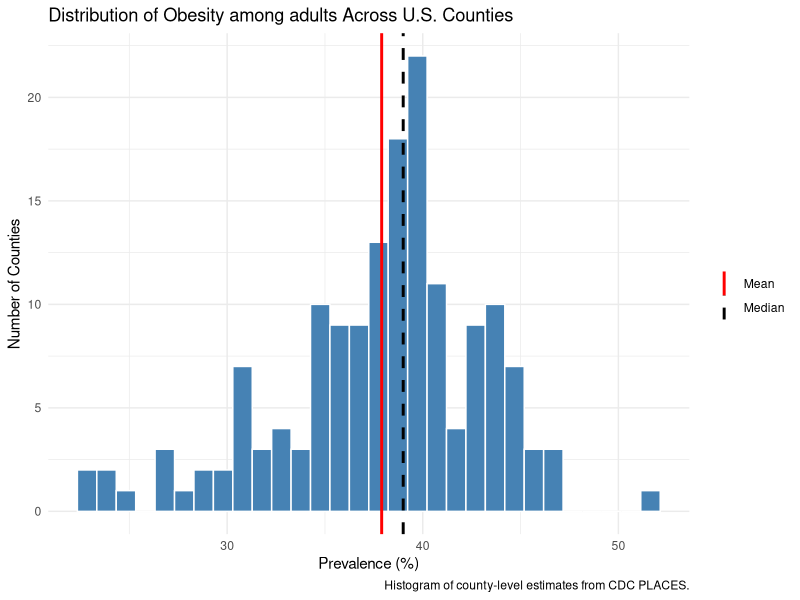
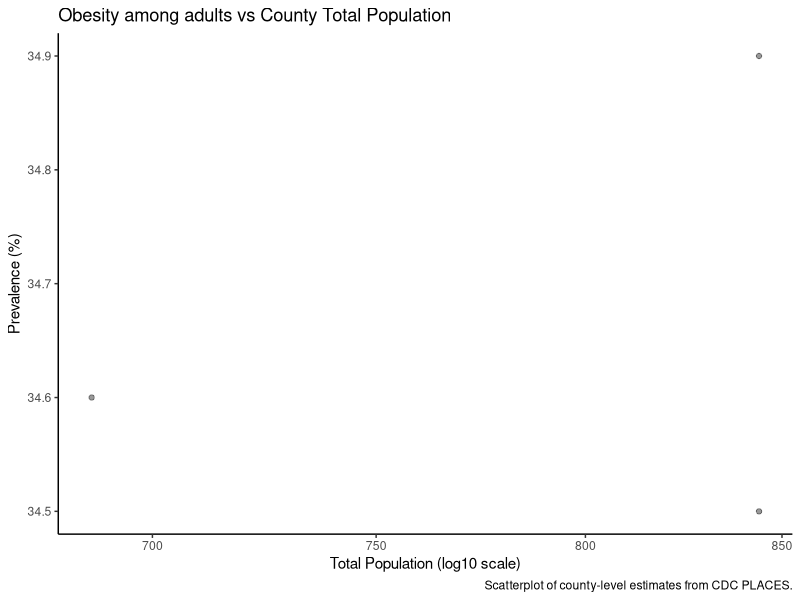
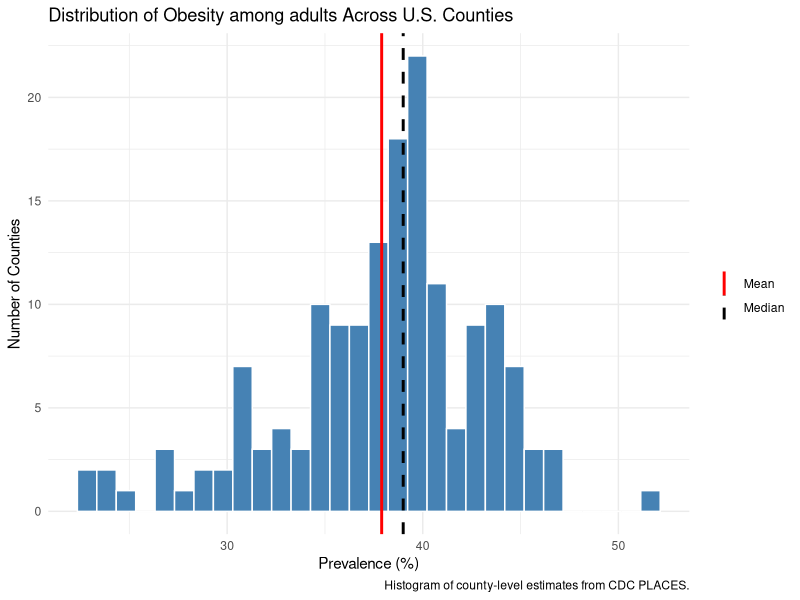
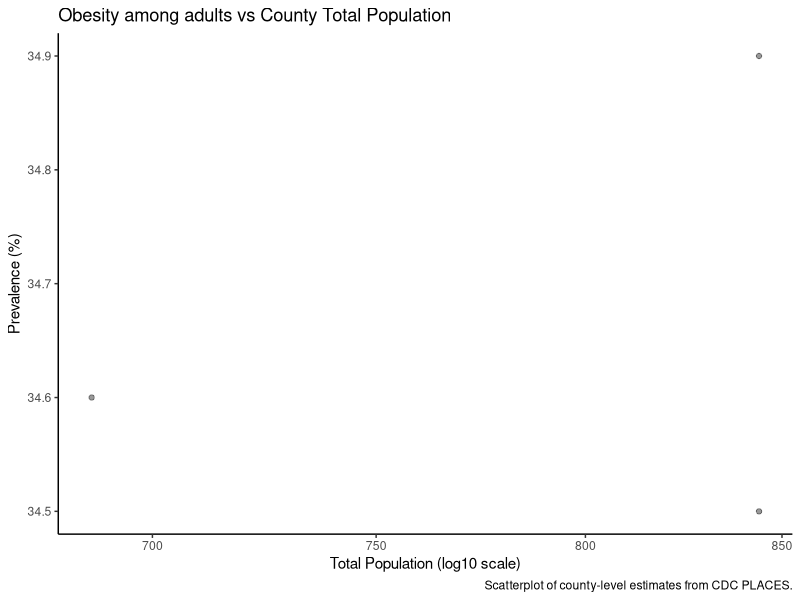

These charts were generated, in order, by the following R code:
# =====================
# CP02 - Data Exploration
# =====================

# Packages
library(ggplot2)

# =====================
# Load data (USE RELATIVE PATH)
# =====================
places_raw <- read.csv(
  "data/raw/PLACES_sample.csv",
  stringsAsFactors = FALSE
)

# Check structure
head(places_raw)

# =====================
# Data Cleaning
# =====================

to_num <- function(x) {
  x <- trimws(as.character(x))
  x[x %in% c("", "NA", "NaN", "NULL")] <- NA
  suppressWarnings(as.numeric(x))
}

places_raw$Data_Value <- to_num(places_raw$Data_Value)
places_raw$Low_Confidence_Limit <- to_num(places_raw$Low_Confidence_Limit)
places_raw$High_Confidence_Limit <- to_num(places_raw$High_Confidence_Limit)
places_raw$TotalPopulation <- to_num(places_raw$TotalPopulation)

# =====================
# Variable Overview Table
# =====================

variable_table <- data.frame(
  Variable = c("StateAbbr","LocationName","Measure","Data_Value","Data_Value_Unit",
               "Low_Confidence_Limit","High_Confidence_Limit","TotalPopulation"),
  Type = c("Categorical","Categorical","Categorical","Continuous","Categorical",
           "Continuous","Continuous","Continuous"),
  Class = c(class(places_raw$StateAbbr)[1], class(places_raw$LocationName)[1],
            class(places_raw$Measure)[1], class(places_raw$Data_Value)[1],
            class(places_raw$Data_Value_Unit)[1], class(places_raw$Low_Confidence_Limit)[1],
            class(places_raw$High_Confidence_Limit)[1], class(places_raw$TotalPopulation)[1]),
  row.names = NULL
)

print(variable_table)

# =====================
# Histogram - Obesity Distribution
# =====================

chosen_measure <- "Obesity among adults"

if (!chosen_measure %in% places_raw$Measure) {
  stop("chosen_measure not found. Check spelling.")
}

obesity_data <- places_raw[
  places_raw$Measure == chosen_measure & !is.na(places_raw$Data_Value),
]

unit_val <- unique(obesity_data$Data_Value_Unit[!is.na(obesity_data$Data_Value_Unit)])[1]
if (is.na(unit_val)) unit_val <- ""

mean_val <- mean(obesity_data$Data_Value)
median_val <- median(obesity_data$Data_Value)

ggplot(obesity_data, aes(x = Data_Value)) +
  geom_histogram(bins = 30, fill = "steelblue", color = "white") +
  geom_vline(aes(xintercept = mean_val, color = "Mean"), linewidth = 1) +
  geom_vline(aes(xintercept = median_val, color = "Median"), linewidth = 1, linetype = "dashed") +
  scale_color_manual(values = c("Mean" = "red", "Median" = "black")) +
  labs(
    title = paste("Distribution of", chosen_measure, "Across U.S. Counties"),
    x = paste0("Prevalence (", unit_val, ")"),
    y = "Number of Counties",
    color = "",
    caption = "Histogram of county-level estimates from CDC PLACES."
  ) +
  theme_minimal()

ggsave("output/cp02_histogram.png", width = 6, height = 4)

# =====================
# Scatterplot - Obesity vs Population
# =====================

scatter_data <- obesity_data[
  !is.na(obesity_data$TotalPopulation) &
  !is.na(obesity_data$Data_Value),
]

ggplot(scatter_data, aes(x = TotalPopulation, y = Data_Value)) +
  geom_point(alpha = 0.4) +
  scale_x_log10() +
  labs(
    title = paste(chosen_measure, "vs County Total Population"),
    x = "Total Population (log10 scale)",
    y = paste0("Prevalence (", unit_val, ")"),
    caption = "Scatterplot of county-level estimates from CDC PLACES."
  ) +
  theme_classic()

ggsave("output/cp02_scatterplot.png", width = 6, height = 4)
